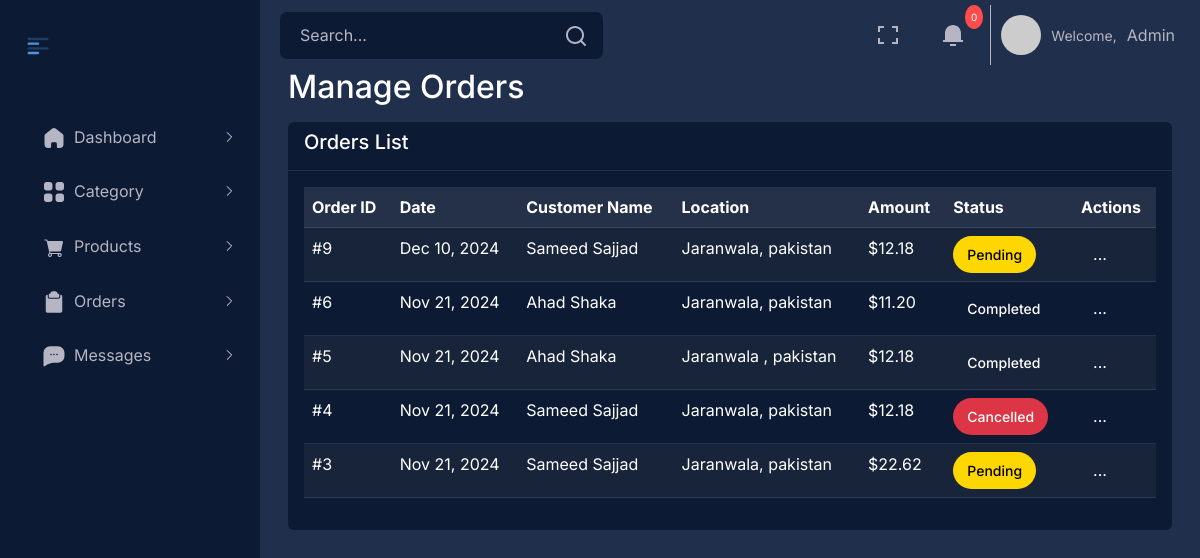
Before: /admin/index.php?page=orders (signed in) with the older database file.
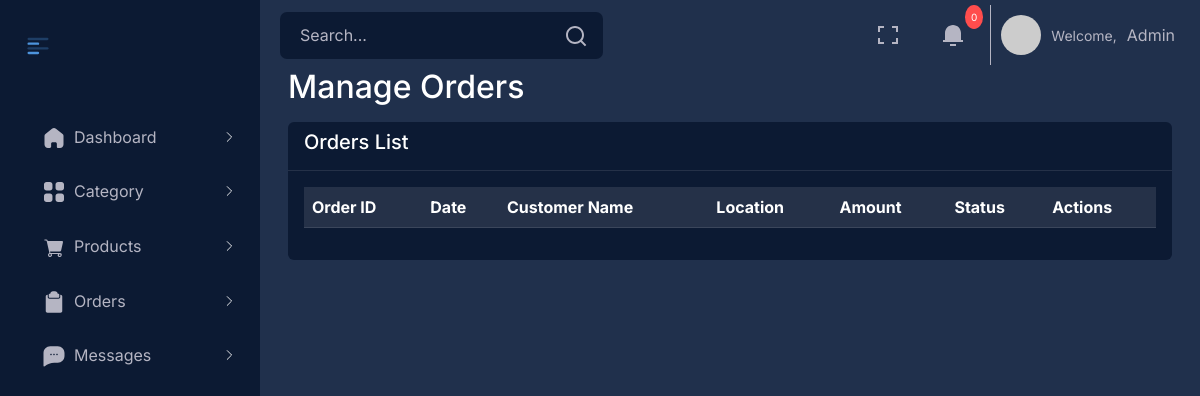
After: the same page with the newer database file.
### tables this page shows
CREATE TABLE `orders` (
  `id` int(11) NOT NULL,
  `user_id` int(11) NOT NULL,
  `billing_id` int(11) NOT NULL,
  `payment_method` varchar(50) NOT NULL,
  `order_status` varchar(50) NOT NULL DEFAULT 'pending',
  `total_amount` decimal(10,2) NOT NULL,
  `created_at` timestamp NOT NULL DEFAULT current_timestamp(),
  `updated_at` datetime DEFAULT current_timestamp() ON UPDATE current_timestamp()
);

CREATE TABLE `billingdetails` (
  `id` int(11) NOT NULL,
  `firstName` varchar(50) NOT NULL,
  `lastName` varchar(50) NOT NULL,
  `country` varchar(100) NOT NULL,
  `county` text NOT NULL,
  `address` varchar(255) NOT NULL,
  `address2` varchar(255) DEFAULT NULL,
  `city` varchar(100) NOT NULL,
  `postcode` varchar(20) NOT NULL,
  `phone` varchar(20) NOT NULL,
  `email` varchar(100) NOT NULL,
  `notes` text DEFAULT NULL,
  `created_at` timestamp NOT NULL DEFAULT current_timestamp()
);

### admin/index.php (called while the page is built, shortened)
<?php
$page = isset($_GET['page']) ? $_GET['page'] : 'dashboard';
$baseViewPath = './views/';
switch ($page) {
    case 'orders':
        $pageContent = $baseViewPath . 'orders.php';
        break;
}
include $pageContent;

### admin/views/orders.php (the view, shortened to what this page needs)
<?php
$database = new Database();
$db = $database->conn;
try {
    $stmt = $db->prepare("
        SELECT o.*, b.firstName, b.lastName, b.city, b.country
        FROM orders o
        JOIN billingdetails b ON o.billing_id = b.id
        ORDER BY o.created_at DESC
    ");
    $stmt->execute();
    $result = $stmt->get_result();
    $orders = $result->fetch_all(MYSQLI_ASSOC);
} catch (Exception $e) {
    die("Error: " . $e->getMessage());
}
?>
<!DOCTYPE html>
<html lang="en">
<head>
    <link rel="stylesheet" href="https://use.fontawesome.com/releases/v6.4.2/css/all.css">
    <link rel="stylesheet" href="https://cdnjs.cloudflare.com/ajax/libs/font-awesome/5.15.3/css/all.min.css">
    <link rel="stylesheet" href="https://cdnjs.cloudflare.com/ajax/libs/font-awesome/6.0.0-beta3/css/all.min.css">
    <link rel="stylesheet" href="./assets/css/nav.css">
    <link rel="stylesheet" href="./assets/css/style.css">
    <link rel="stylesheet" href="./assets/css/orders.css">
    <link rel="stylesheet" href="../vendor/bootstrap/css/bootstrap.min.css">
    <link href="https://unpkg.com/phosphor-icons@1.4.1/css/phosphor.css" rel="stylesheet">
    <link rel="stylesheet" type="text/css" href="../vendor/datatables/datatables.min.css">
    <link rel="stylesheet" type="text/css" href="https://cdn.datatables.net/1.11.5/css/dataTables.bootstrap5.min.css">
    <link rel="stylesheet" type="text/css" href="https://cdn.datatables.net/responsive/2.2.9/css/responsive.bootstrap5.min.css">
    <link rel="stylesheet" type="text/css" href="https://cdn.datatables.net/buttons/2.2.2/css/buttons.bootstrap5.min.css">
</head>
<body>
    <?php include __DIR__ . '/../partials/navbar.php'; ?>
    <main class="main-content px-3 py-2">
        <div class="container-fluid">
            <div class="mb-3">
                <h2 class="text-white">Manage Orders</h2>
            </div>
            <div class="card border-0 box-body text-white" style="background-color: var(--box-body);">
                <div class="card-header">
                    <h5 class="card-title">Orders List</h5>
                </div>
                <div class="card-body">
                    <div class="table-responsive">
                        <table id="example" class="table table-striped">
                            <thead>
                                <tr>
                                    <th>Order ID</th>
                                    <th>Date</th>
                                    <th>Customer Name</th>
                                    <th>Location</th>
                                    <th>Amount</th>
                                    <th>Status</th>
                                    <th>Actions</th>
                                </tr>
                            </thead>
                            <tbody>
                                <?php if (isset($orders) && is_array($orders)): ?>
                                    <?php foreach ($orders as $order): ?>
                                        <tr>
                                            <td>#<?php echo htmlspecialchars($order['id']); ?></td>
                                            <td><?php echo date('M d, Y', strtotime($order['created_at'])); ?></td>
                                            <td><?php echo htmlspecialchars($order['firstName'] . ' ' . $order['lastName']); ?></td>
                                            <td><?php echo htmlspecialchars($order['city'] . ', ' . $order['country']); ?></td>
                                            <td>$<?php echo number_format($order['total_amount'], 2); ?></td>
                                            <td>
                                                <span class="status-badge status-<?php echo $order['order_status']; ?>">
                                                    <?php echo ucfirst($order['order_status']); ?>
                                                </span>
                                            </td>
                                            <td>
                                                <div class="dropdown">
                                                    <button class="btn dropdown-toggle" type="button" data-bs-toggle="dropdown" aria-expanded="false">
                                                        ...
                                                    </button>
                                                </div>
                                            </td>
                                        </tr>
                                    <?php endforeach; ?>
                                <?php endif; ?>
                            </tbody>
                        </table>
                    </div>
                </div>
            </div>
        </div>
    </main>
</body>
</html>

### admin/partials/navbar.php (shortened to what this page needs)
<aside class="sidebar">
  <div class="logo-details">
    <div class="logo_content">
      <div class="menu-btn toggle_btn_1" id="toggleSidebar">
      </div>
      <span class="logo_name"><img
          src="https://riday-admin-template.multipurposethemes.com/bs5/images/logo-light-text.png" alt="" /></span>
    </div>
  </div>
  <ul class="nav-links" style="padding-left: 0 !important;">
    <li>
      <div class="icon-link">
        <a href="#">
          <span class="icons">
          </span>
          <span class="links_name">Dashboard</span>
        </a>
        <svg class="arrow" xmlns="http://www.w3.org/2000/svg" width="14px" height="14px" viewBox="0 0 256 256">
          <rect width="256" height="256" fill="none" />
          <polyline points="96 48 176 128 96 208" fill="none" stroke="currentColor" stroke-linecap="round"
            stroke-linejoin="round" stroke-width="16" />
        </svg>
      </div>
    </li>
    <li>
      <div class="icon-link">
        <a href="#">
          <span class="icons">
          </span>
          <span class="links_name">Category</span>
        </a>
        <svg class="arrow" xmlns="http://www.w3.org/2000/svg" width="14px" height="14px" viewBox="0 0 256 256">
          <rect width="256" height="256" fill="none" />
          <polyline points="96 48 176 128 96 208" fill="none" stroke="currentColor" stroke-linecap="round"
            stroke-linejoin="round" stroke-width="16" />
        </svg>
      </div>
    </li>
    <li>
      <div class="icon-link">
        <a href="#">
          <span class="icons">
          </span>
          <span class="links_name">Products</span>
        </a>
        <svg class="arrow" xmlns="http://www.w3.org/2000/svg" width="14px" height="14px" viewBox="0 0 256 256">
          <rect width="256" height="256" fill="none" />
          <polyline points="96 48 176 128 96 208" fill="none" stroke="currentColor" stroke-linecap="round"
            stroke-linejoin="round" stroke-width="16" />
        </svg>
      </div>
    </li>
    <li>
      <div class="icon-link">
        <a href="#">
          <span class="icons">
          </span>
          <span class="links_name">Orders</span>
        </a>
        <svg class="arrow" xmlns="http://www.w3.org/2000/svg" width="14px" height="14px" viewBox="0 0 256 256">
          <rect width="256" height="256" fill="none" />
          <polyline points="96 48 176 128 96 208" fill="none" stroke="currentColor" stroke-linecap="round"
            stroke-linejoin="round" stroke-width="16" />
        </svg>
      </div>
    </li>
    <li>
      <div class="icon-link">
        <a href="#">
          <span class="icons">
          </span>
          <span class="links_name">Messages</span>
        </a>
        <svg class="arrow" xmlns="http://www.w3.org/2000/svg" width="14px" height="14px" viewBox="0 0 256 256">
          <rect width="256" height="256" fill="none" />
          <polyline points="96 48 176 128 96 208" fill="none" stroke="currentColor" stroke-linecap="round"
            stroke-linejoin="round" stroke-width="16" />
        </svg>
      </div>
    </li>
  </ul>
</aside>
<header class="top-navbar">
  <div class="search-container">
    <input type="text" placeholder="Search..." class="search-input">
    <button class="search-btn">
    </button>
  </div>
  <div class="navbar-right">
    <div class="fullscreen-btn" id="toggleFullscreen">
      <svg height="24px" width="24px" xmlns="http://www.w3.org/2000/svg" viewBox="0 0 24 24" fill="currentColor">
        <path d="M8 3V5H4V9H2V3H8ZM2 21V15H4V19H8V21H2ZM22 21H16V19H20V15H22V21ZM22 9H20V5H16V3H22V9Z"></path>
      </svg>
    </div>
    <div class="notifications-btn">
      <svg height="24px" width="24px" xmlns="http://www.w3.org/2000/svg" viewBox="0 0 24 24" fill="currentColor">
        <path d="M20 17H22V19H2V17H4V10C4 5.58172 7.58172 2 12 2C16.4183 2 20 5.58172 20 10V17ZM9 21H15V23H9V21Z">
        </path>
      </svg>
      <span class="notification-badge">0</span>
    </div>
    <div class="admin-profile">
      <img src="https://via.placeholder.com/40" alt="Admin Profile" class="profile-img">
         <small>Welcome,</small> Admin
    </div>
  </div>
</header>

### admin/assets/css/nav.css (style rules this page uses)
:root { --primary: #ffc222; --primary_hover: #eeac00; --header-height: 3rem; --body-background: #20304c; --navbg: #0c1a33; --nav-width: 260px; --first-color: #0c1a32; --first-color-light: #AFA5D9; --white-color: #b5b5c3; --body-font: 'Nunito', sans-serif; --normal-font-size: 1rem; --z-fixed: 100 }
.sidebar { position: fixed; top: 0; left: 0; z-index: 1; height: 100%; width: var(--nav-width); background-color: var(--navbg); padding: 1rem 1.5rem; transition: all 0.5s ease-in-out; }
.sidebar .logo-details { width: 100%; height: 60px; display: flex; align-items: center; color: #fff; }
.sidebar .logo-details .logo_name { font-size: 22px; font-weight: 600; }
.sidebar .nav-links { height: 100%; padding-top: 30px; }
.sidebar .nav-links li { position: relative; list-style: none; }
.sidebar .nav-links .icon-link { display: flex; align-items: center; justify-content: space-between; }
.sidebar .nav-links li a { color: var(--white-color); text-decoration: none; display: flex; align-items: center; padding: 10px; border-radius: 6px; }
.sidebar .nav-links li a .links_name { font-size: 16px; font-weight: 400; transition: all 0.4s ease; }
.sidebar .logo-details { width: 100%; height: 60px; display: flex; align-items: center; justify-content: space-between; color: #fff; }
.main-content { margin-top: 60px; background-color: var(--body-background); color: #fff; position: relative; min-height: 100vh; width: calc(100% - var(--nav-width)); left: var(--nav-width); transition: all 0.5s ease; padding: 1rem; }
.sidebar .logo-details .logo_content { display: flex; align-items: center; width: 100%; }
.menu-btn { width: 28px; height: 28px; border-radius: 8px; display: flex; cursor: pointer; }
svg.arrow { color: #fff; }
.icons { padding: 8px; }
.icons { padding: 8px; transition: all 0.3s ease; }
.top-navbar { position: fixed; top: 0; left: var(--nav-width); right: 0; height: 70px; background-color: var(--body-background); display: flex; align-items: center; z-index: 99; padding: 0 20px; transition: all 0.5s ease; }
.search-container { display: flex; align-items: center; }
.search-input { background-color: var(--navbg); border: none; color: var(--white-color); padding: 10px 15px; border-radius: 7px 0px 0px 7px; height: 47px; font-size: 16px; padding-left: 20px; outline: none; width: 450px; }
.search-btn { background-color: var(--navbg); border: none; padding: 10.7px 15px; border-radius: 0 7px 7px 0; cursor: pointer; transition: background-color 0.3s ease; }
.search-btn>svg { fill: var(--white-color); }
input.search-input::placeholder { color: var(--white-color); }
.navbar-right { display: flex; align-items: center; gap: 10px; right: 0; position: absolute; }
.fullscreen-btn, .notifications-btn { position: relative; color: var(--white-color); padding: 10px; vertical-align: middle; cursor: pointer; display: block; font-size: 1.714rem; height: 45px; text-align: center; width: 45px; line-height: 20px; margin: 17px 5px; border-radius: 10px; transition: background-color 0.3s ease; }
.notifications-btn { position: relative; }
.notification-badge { position: absolute; top: -8px; right: -8px; background-color: #ff4d4d; color: #fff; font-size: 10px; padding: 2px 6px; border-radius: 50%; }
.admin-profile { display: flex; align-items: center; gap: 10px; cursor: pointer; border-left: 1px solid var(--white-color); padding: 10px; }
.profile-img { width: 40px; height: 40px; border-radius: 50%; object-fit: cover; }
@media screen and (max-width: 1200px) { .search-container { width: 320px; } }
.toggle_btn_1 { display: flex; }

### admin/assets/css/style.css (style rules this page uses)
* { box-sizing: border-box; }
:root { --body-background: #20304c; --first-color: #0c1a32; --first-color-light: #AFA5D9; --white-color: #b5b5c3; --body-font: 'Nunito', sans-serif; --box-body: #0c1a33; --pg-active: #4c95dd; --pg-nactive: #172b4c; --pg-hover: #4C95DC; }
body { background-color: #20304c !important; color: #b5b5c3 !important; font-family: 'Roboto', sans-serif; margin: 0; padding: 0; color: #b5b5c3 !important; }
a { text-decoration: none !important; }
.box-body { background-color: var(--box-body) !important; border-radius: 1rem; }
body { background: #f9f9f9; font-size: 16px; font-family: 'Raleway', sans-serif; }
.card-title { color: #fff !important; }
.card-body { flex: 0; }

Changed rows visible on the page:
removed orders: id "9", created_at "Dec 10, 2024", billing.lastName "Sameed Sajjad", billing.country "Jaranwala, pakistan", total_amount "12.18", order_status "Pending"
removed orders: id "6", created_at "Nov 21, 2024", billing.lastName "Ahad Shaka", billing.country "Jaranwala, pakistan", total_amount "11.20", order_status "Completed"
removed orders: id "5", created_at "Nov 21, 2024", billing.lastName "Ahad Shaka", billing.country "Jaranwala , pakistan", total_amount "12.18", order_status "Completed"
removed orders: id "4", created_at "Nov 21, 2024", billing.lastName "Sameed Sajjad", billing.country "Jaranwala, pakistan", total_amount "12.18", order_status "Cancelled"
removed orders: id "3", created_at "Nov 21, 2024", billing.lastName "Sameed Sajjad", billing.country "Jaranwala, pakistan", total_amount "22.62", order_status "Pending"
